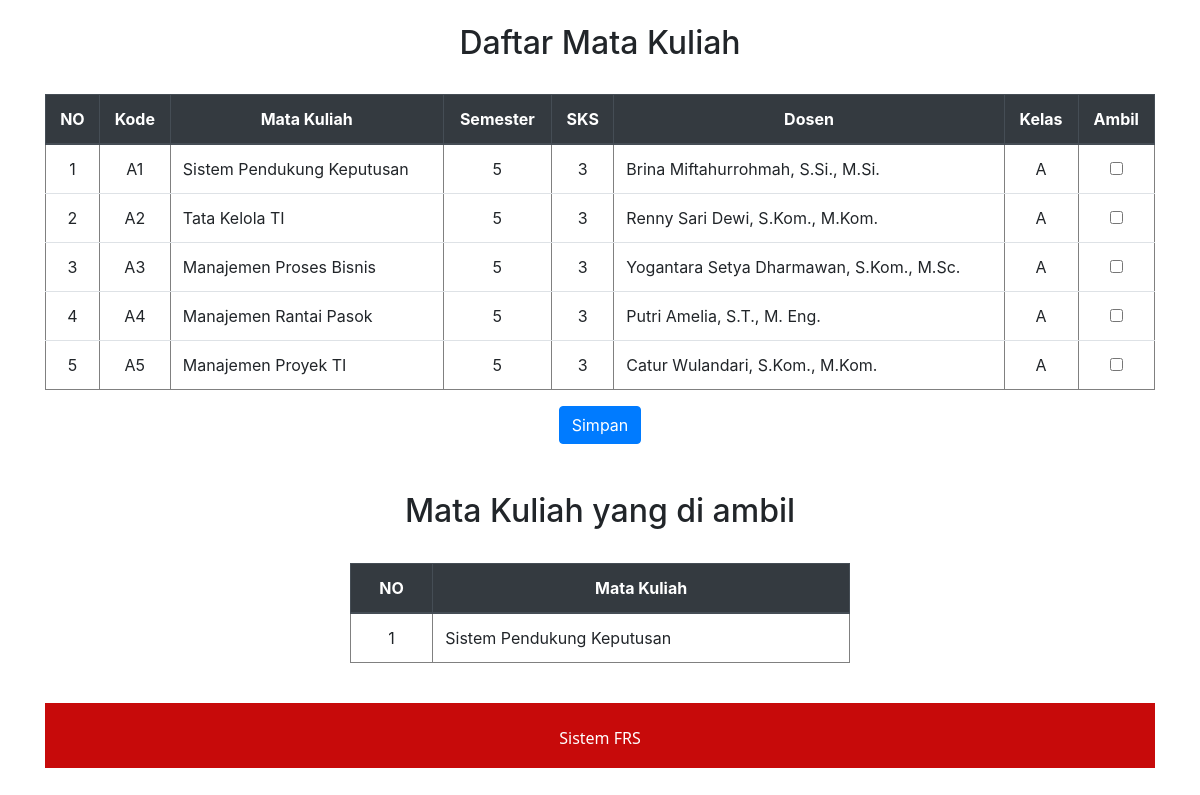
The page / on the database its author committed.
### tables this page shows
CREATE TABLE `matakuliah` (
  `kode_mk` varchar(6) NOT NULL,
  `nama_mk` varchar(30) DEFAULT NULL,
  `semester` int(1) DEFAULT NULL,
  `sks` int(2) DEFAULT NULL,
  `dosen` varchar(45) DEFAULT NULL,
  `kelas` varchar(5) DEFAULT NULL
);

CREATE TABLE `frs` (
  `id` int(11) NOT NULL,
  `nama_mk` varchar(255) NOT NULL
);

### index.php (the view, shortened to what this page needs)
<!DOCTYPE html>
<html>
<head>
    <link rel="stylesheet" href="https://stackpath.bootstrapcdn.com/bootstrap/4.3.1/css/bootstrap.min.css">
    <link rel="stylesheet" type="text/css" href="css/bootstrap.css">
  </head>
  <body>
  	<div class="container">
  		<br>
  		<h2 style="text-align: center;">Daftar Mata Kuliah</h2>
  		<br>
	<table class="table" border="1">
		<thead class="thead-dark">
			<tr style="text-align: center;">
				<th>NO</th>
				<th>Kode</th>
				<th>Mata Kuliah</th>
				<th>Semester</th>
				<th>SKS</th>
				<th>Dosen</th>
				<th>Kelas</th>
				<th>Ambil</th>
			</tr>
		</thead>
		<tbody>
		<?php
		include 'koneksi.php';
		$no = 1;
		$data = mysqli_query($connect,"select * from matakuliah");
		while($d = mysqli_fetch_array($data)){
			?>
			<form method="post" action="insert.php">
			<tr>
				<td style="text-align: center;"><?php echo $no++; ?></td>
				<td style="text-align: center;"><?php echo $d['kode_mk']; ?></td>
				<td><?php echo $d['nama_mk']; ?></td>
				<td style="text-align: center;"><?php echo $d['semester']; ?></td>
				<td style="text-align: center;"><?php echo $d['sks']; ?></td>
				<td><?php echo $d['dosen']; ?></td>
				<td style="text-align: center;"><?php echo $d['kelas']; ?></td>
				<td style="text-align: center;"><input type="checkbox" name="namamatakuliah"
					value="<?php echo $d['nama_mk']; ?>"></td>
			</tr>
			<?php
		}
		?>
		</tbody>
	</table>
	<center><input class="btn btn-primary" type="submit" value="Simpan"></center>
	<br>
	<br>
  		<h2 style="text-align: center;">Mata Kuliah yang di ambil</h2>
  	<br>
  	<center>
	<table class="table" border="1" style="width: 500px">
		<thead class="thead-dark">
			<tr style="text-align: center;">
				<th>NO</th>
				<th>Mata Kuliah</th>
			</tr>
		</thead>
		<tbody>
		<?php
		include 'koneksi.php';
		$no = 1;
		$data = mysqli_query($connect,"select * from frs");
		while($d = mysqli_fetch_array($data)){
			?>
			<form method="post" action="insert.php">
			<tr>
				<td style="text-align: center;"><?php echo $no++; ?></td>
				<td><?php echo $d['nama_mk']; ?></td>
			</tr>
			<?php
		}
		?>
		</tbody>
	</table>
	</center>
	<br>
	<div style="background-color:#c70a0a; bottom:0; width:100%; height:65px;">
		<footer>
			<br>
			<p style="color:#fff; font: 16px segoe ui; text-align:center;">Sistem FRS</br></p>
		</footer>
	</div>
	</div>
  </body>
</html>

### rows shown on the page
matakuliah: kode_mk "A1", nama_mk "Sistem Pendukung Keputusan", semester "5", sks "3", dosen "Brina Miftahurrohmah, S.Si., M.Si.", kelas "A"
matakuliah: kode_mk "A2", nama_mk "Tata Kelola TI", semester "5", sks "3", dosen "Renny Sari Dewi, S.Kom., M.Kom.", kelas "A"
matakuliah: kode_mk "A3", nama_mk "Manajemen Proses Bisnis", semester "5", sks "3", dosen "Yogantara Setya Dharmawan, S.Kom., M.Sc.", kelas "A"
matakuliah: kode_mk "A4", nama_mk "Manajemen Rantai Pasok", semester "5", sks "3", dosen "Putri Amelia, S.T., M. Eng.", kelas "A"
matakuliah: kode_mk "A5", nama_mk "Manajemen Proyek TI", semester "5", sks "3", dosen "Catur Wulandari, S.Kom., M.Kom.", kelas "A"
frs: nama_mk "Sistem Pendukung Keputusan"
